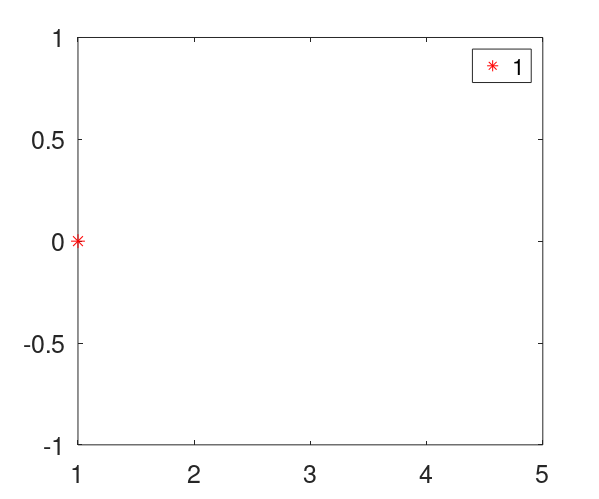

MATLAB code for this plot:
%            An Effective Algorithm for Calculating the Numerical Range
%                        Carl C. Cowen and Elad Harel
%                             Purdue University
%
%  This script finds the numerical range of an n x n matrix by 
%   finding the real and imaginary parts of rotates of the matrix
%   and finding the associated boundary point of that rotate by 
%   finding the largest eigenvalue of the real part and using the
%   corresponding eigenvector's contribution to the numerical range.
%   Multiplicity of the largest eigenvalue, as occurs in a normal 
%   matrix, is handled by plotting the end points of the corresponding
%   segment in the boundary of the numerical range.
%
A=input('For what matrix do you want the numerical range? ')
nm=ceil(norm(A));
th=[0:.01:6.29];
k=1;
w=zeros(1,630);
for j=1:630
    Ath=(exp(i*(-th(j))))*A;
    Hth=(Ath+Ath')/2;
    [r e]=eig(Hth);
    e=real(diag(e));
    m=max(e);
	s=find(e==m);
 if size(s,1)==1 
	    w(k)=r(:,s)'*A*r(:,s);
  %
  %  This is the point of the numerical range contributed by 
  %   v_t=r(:,s) when the eigenspace of Hth (H_t) is one dimensional.
  %
	else
	 Kth=i*(Hth-Ath);
  pKp=r(:,s)'*Kth*r(:,s);
  %
  %  The matrix Q described above is  r(:,s)
  %
		[rr ee]=eig(pKp);
		ee=real(diag(ee));
		mm=min(ee);
		sm=find(ee==mm);
		temp=rr(:,sm(:,1))'*r(:,s)'*A*r(:,s)*rr(:,sm(:,1));
		w(k)=temp(1,1);
  %
  %  This is the point of the numerical range contributed by
  %    v_t^- = r(:,s)*rr(:,sm(:,1))
  %
		k=k+1;
		mM=max(ee);
		sM=find(ee==mM);
		temp=rr(:,sM(:,1))'*r(:,s)'*A*r(:,s)*rr(:,sM(:,1));
		w(k)=temp(1,1);
  %
  %  This is the point of the numerical range contributed by v_t^+
  %
 end
	k=k+1;
end
fig = figure; clf
fill(real(w),imag(w),'g')
hold on
l2 = plot(1,0,'r*','MarkerEdgeColor','red','MarkerSize',10);
L{1} = '1';
legend(l2, L)
% axis([-nm,nm,-nm,nm])
% axis('equal')
set(gcf,'paperpositionmode','auto')
set(gca,'FontSize',18)
pos = get(gcf, 'Position');
set(gcf, 'Position', [pos(1) pos(2) 3*200, 2.5*200]); 
print -dpng -r500 numerical